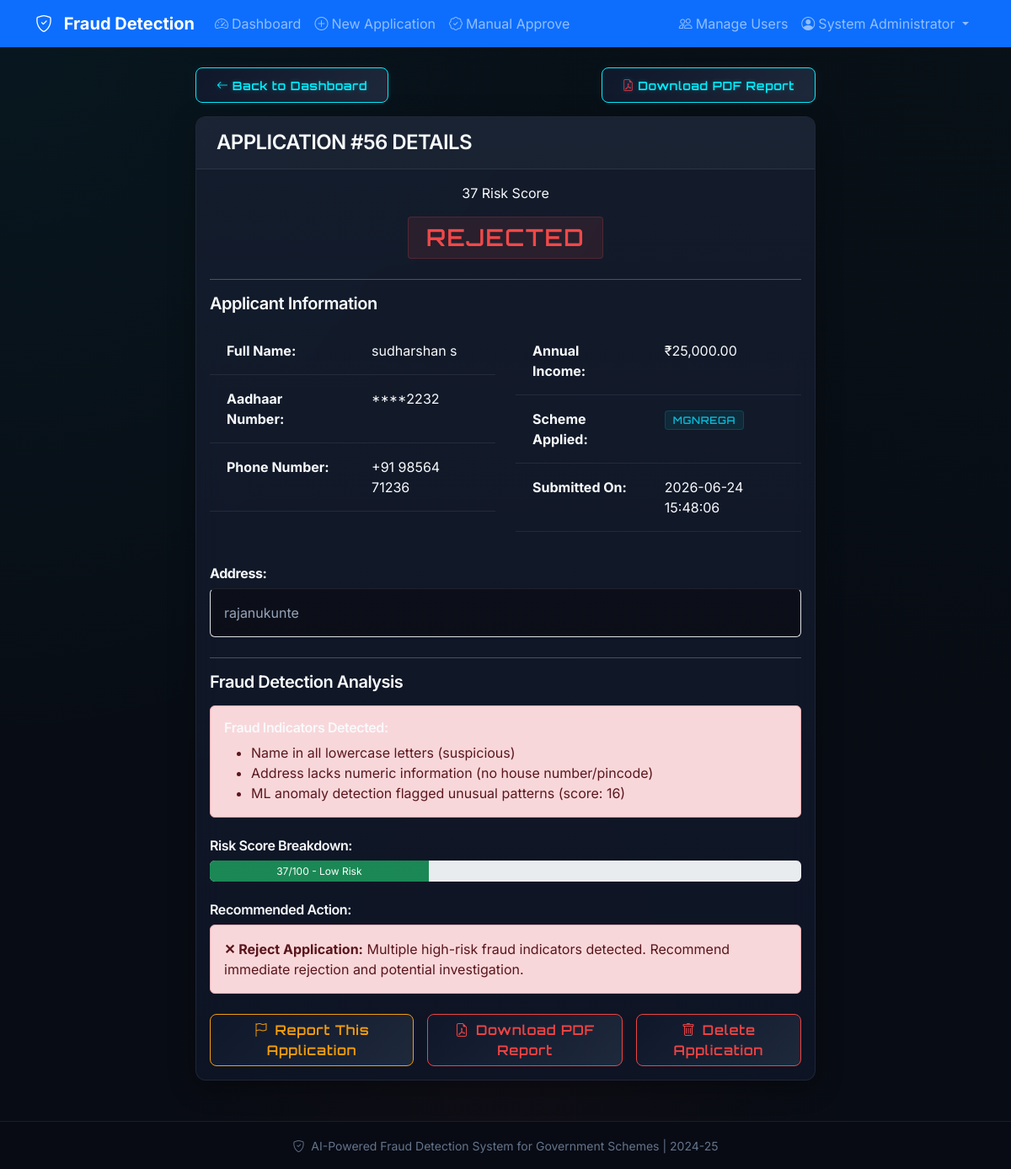
The page /details/56 (signed in) on the database its author committed.
### tables this page shows
CREATE TABLE applications (
            id INTEGER PRIMARY KEY AUTOINCREMENT,
            name TEXT NOT NULL,
            aadhaar TEXT NOT NULL,
            phone TEXT NOT NULL,
            income REAL NOT NULL,
            address TEXT NOT NULL,
            scheme TEXT NOT NULL,
            risk_score INTEGER NOT NULL,
            classification TEXT NOT NULL,
            reasons TEXT,
            created_at TIMESTAMP DEFAULT CURRENT_TIMESTAMP
        , age INTEGER, gender TEXT, district TEXT, created_by INTEGER);

### app.py (the view)
@app.route('/details/<int:app_id>')
@login_required
def application_details(app_id):
    application = db.get_application_by_id(app_id)
    if application:
        app_dict = dict(application)
        app_dict['reasons'] = json.loads(app_dict['reasons']) if app_dict['reasons'] else []
        return render_template('details.html', application=app_dict)
    else:
        flash('Application not found!', 'error')
        return redirect(url_for('dashboard'))

### templates/details.html (shortened to what this page needs)
<!DOCTYPE html>
<html lang="en">
<head>
    <link href="https://cdn.jsdelivr.net/npm/bootstrap@5.3.0/dist/css/bootstrap.min.css" rel="stylesheet">
    <link rel="stylesheet" href="https://cdn.jsdelivr.net/npm/bootstrap-icons@1.11.0/font/bootstrap-icons.css">
    <link rel="stylesheet" href="{{ url_for('static', filename='css/style.css') }}">
</head>
<body>
    <nav class="navbar navbar-expand-lg navbar-dark bg-primary">
        <div class="container">
            <a class="navbar-brand" href="/">
                <i class="bi bi-shield-check me-2"></i>
                <strong>Fraud Detection</strong>
            </a>
            <div class="collapse navbar-collapse" id="navbarNav">
                <ul class="navbar-nav me-auto">
                    <li class="nav-item">
                        <a class="nav-link" href="/dashboard">
                            <i class="bi bi-speedometer2 me-1"></i>Dashboard
                        </a>
                    </li>
                    <li class="nav-item">
                        <a class="nav-link" href="/new-application">
                            <i class="bi bi-plus-circle me-1"></i>New Application
                        </a>
                    </li>
                    {% if session.role == 'admin' %}
                    <li class="nav-item">
                        <a class="nav-link" href="/admin/manual-approve">
                            <i class="bi bi-patch-check me-1"></i>Manual Approve
                        </a>
                    </li>
                    {% endif %}
                </ul>
                <ul class="navbar-nav">
                    {% if session.role == 'admin' %}
                    <li class="nav-item">
                        <a class="nav-link" href="/admin/users">
                            <i class="bi bi-people me-1"></i>Manage Users
                        </a>
                    </li>
                    {% endif %}
                    <li class="nav-item dropdown">
                        <a class="nav-link dropdown-toggle" href="#" role="button" data-bs-toggle="dropdown">
                            <i class="bi bi-person-circle me-1"></i>{{ session.full_name }}
                        </a>
                    </li>
                </ul>
            </div>
        </div>
    </nav>
    <div class="container mt-4">
        <div class="row justify-content-center">
            <div class="col-md-8">
                <div class="d-flex justify-content-between align-items-center mb-3">
                    <a href="/dashboard" class="btn btn-cyber btn-sm"><i class="bi bi-arrow-left me-1"></i>Back to Dashboard</a>
                    <button onclick="downloadApplicationPDFReport()" class="btn btn-cyber btn-sm"><i class="bi bi-file-earmark-pdf me-1 text-danger"></i>Download PDF Report</button>
                </div>
                <div class="card shadow">
                    <div class="card-header
                        {% if application.classification == 'APPROVE' %}bg-success text-white
                        {% elif application.classification == 'REJECT' %}bg-danger text-white
                        {% else %}bg-warning{% endif %}">
                        <h4 class="mb-0">Application #{{ application.id }} Details</h4>
                    </div>
                    <div class="card-body">
                        <div class="text-center mb-4">
                            <div class="score-circle
                                {% if application.risk_score <= 39 %}score-low
                                {% elif application.risk_score <= 69 %}score-medium
                                {% else %}score-high{% endif %}
                                mx-auto">
                                <span class="score-value">{{ application.risk_score }}</span>
                                <span class="score-label">Risk Score</span>
                            </div>
                            <h3 class="mt-3">
                                {% if application.classification == 'APPROVE' %}
                                    <span class="badge bg-success fs-3">APPROVED</span>
                                {% elif application.classification == 'REJECT' %}
                                    <span class="badge bg-danger fs-3">REJECTED</span>
                                {% else %}
                                    <span class="badge bg-warning text-dark fs-3">UNDER REVIEW</span>
                                {% endif %}
                            </h3>
                        </div>
                        <hr>
                        <h5 class="mb-3">Applicant Information</h5>
                        <div class="row mb-4">
                            <div class="col-md-6">
                                <table class="table table-borderless">
                                    <tr>
                                        <td class="fw-bold">Full Name:</td>
                                        <td>{{ application.name }}</td>
                                    </tr>
                                    <tr>
                                        <td class="fw-bold">Aadhaar Number:</td>
                                        <td>****{{ application.aadhaar[-4:] }}</td>
                                    </tr>
                                    <tr>
                                        <td class="fw-bold">Phone Number:</td>
                                        <td>+91 {{ application.phone[:5] }} {{ application.phone[5:] }}</td>
                                    </tr>
                                </table>
                            </div>
                            <div class="col-md-6">
                                <table class="table table-borderless">
                                    <tr>
                                        <td class="fw-bold">Annual Income:</td>
                                        <td>₹{{ "{:,.2f}".format(application.income) }}</td>
                                    </tr>
                                    <tr>
                                        <td class="fw-bold">Scheme Applied:</td>
                                        <td><span class="badge bg-info">{{ application.scheme }}</span></td>
                                    </tr>
                                    <tr>
                                        <td class="fw-bold">Submitted On:</td>
                                        <td>{{ application.created_at }}</td>
                                    </tr>
                                </table>
                            </div>
                        </div>
                        <div class="mb-4">
                            <h6 class="fw-bold">Address:</h6>
                            <p class="border p-3 bg-light rounded">{{ application.address }}</p>
                        </div>
                        <hr>
                        <h5 class="mb-3">Fraud Detection Analysis</h5>
                        {% if application.reasons %}
                            <div class="alert
                                {% if application.classification == 'APPROVE' %}alert-success
                                {% elif application.classification == 'REJECT' %}alert-danger
                                {% else %}alert-warning{% endif %}">
                                <h6>Fraud Indicators Detected:</h6>
                                <ul class="mb-0">
                                    {% for reason in application.reasons %}
                                        <li>{{ reason }}</li>
                                    {% endfor %}
                                </ul>
                            </div>
                        {% else %}
                            <div class="alert alert-success">
                                <p class="mb-0">No fraud indicators detected. Application appears legitimate.</p>
                            </div>
                        {% endif %}
                        <div class="mt-4">
                            <h6>Risk Score Breakdown:</h6>
                            <div class="progress" style="height: 25px;">
                                {% if application.risk_score <= 39 %}
                                    <div class="progress-bar bg-success" role="progressbar"
                                         style="width: {{ application.risk_score }}%">
                                        {{ application.risk_score }}/100 - Low Risk
                                    </div>
                                {% elif application.risk_score <= 69 %}
                                    <div class="progress-bar bg-warning" role="progressbar"
                                         style="width: {{ application.risk_score }}%">
                                        {{ application.risk_score }}/100 - Medium Risk
                                    </div>
                                {% else %}
                                    <div class="progress-bar bg-danger" role="progressbar"
                                         style="width: {{ application.risk_score }}%">
                                        {{ application.risk_score }}/100 - High Risk
                                    </div>
                                {% endif %}
                            </div>
                        </div>
                        <div class="mt-4">
                            <h6>Recommended Action:</h6>
                            <div class="alert
                                {% if application.classification == 'APPROVE' %}alert-success
                                {% elif application.classification == 'REJECT' %}alert-danger
                                {% else %}alert-warning{% endif %}">
                                {% if application.classification == 'APPROVE' %}
                                    <strong>✓ Approve Application:</strong> This application shows no significant fraud indicators and meets all eligibility criteria. Proceed with approval.
                                {% elif application.classification == 'REJECT' %}
                                    <strong>✕ Reject Application:</strong> Multiple high-risk fraud indicators detected. Recommend immediate rejection and potential investigation.
                                {% else %}
                                    <strong>⚠ Manual Review Required:</strong> Some suspicious patterns detected. Recommend manual verification of documents and cross-checking with local authorities before making a decision.
                                {% endif %}
                            </div>
                        </div>
                        <div class="mt-4 d-flex gap-2">
                             <a href="/report-fraud?aadhaar={{ application.aadhaar }}&name={{ application.name }}"
                                class="btn btn-warning me-2">
                                 <i class="bi bi-flag me-2"></i>Report This Application
                             </a>
                             <button onclick="downloadApplicationPDFReport()" class="btn btn-danger me-2">
                                 <i class="bi bi-file-earmark-pdf me-2"></i>Download PDF Report
                             </button>
                            {% if session.role == 'admin' %}
                            <form method="POST" action="/delete-application/{{ application.id }}"
                                  onsubmit="return confirm('Are you sure you want to delete this application? This action cannot be undone.');">
                                <button type="submit" class="btn btn-danger">
                                    <i class="bi bi-trash me-2"></i>Delete Application
                                </button>
                            </form>
                            {% endif %}
                        </div>
                    </div>
                </div>
            </div>
        </div>
    </div>
    <footer class="mt-5 py-3 bg-light text-center">
        <div class="container">
            <small class="text-muted">
                <i class="bi bi-shield-check me-1"></i>
                AI-Powered Fraud Detection System for Government Schemes | 2024-25
            </small>
        </div>
    </footer>
</body>
</html>

### rows shown on the page
applications: id "56", risk_score "37", name "sudharshan s", aadhaar "2232", phone "98564", phone "71236", income "25,000.00", scheme "MGNREGA", created_at "2026-06-24 15:48:06", address "rajanukunte"

### other values the page prints
{{ session.full_name }} "System Administrator"
{{ reason }} "Name in all lowercase letters (suspicious)" "Address lacks numeric information (no house number/pincode)" "ML anomaly detection flagged unusual patterns (score: 16)"
